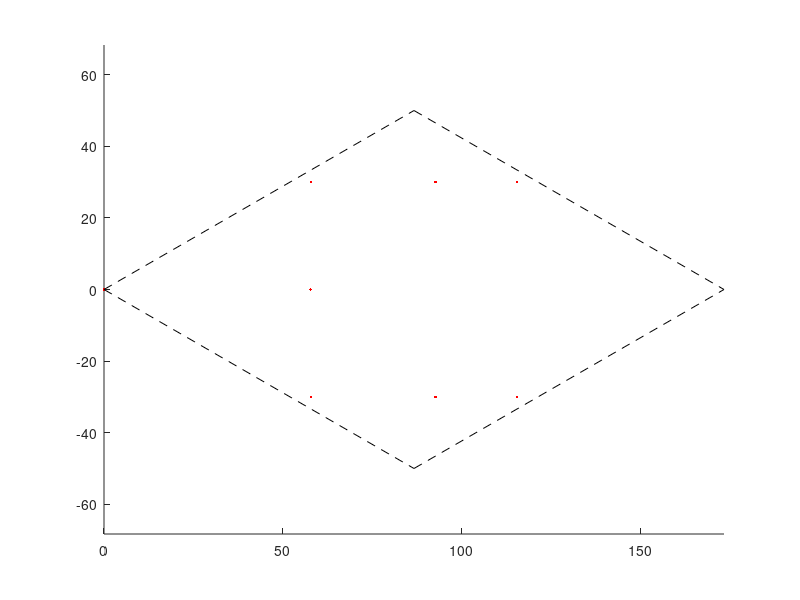

Write MATLAB code to recreate this figure. (Note: this script raises an error after producing the figure.)
y_pos = 30;

sc_t1 = 100*[1 0]';
sc_t2 = 100*[1/2 sqrt(3)/2]';

rot_theta = (pi/180)*0.5;

A = [sc_t1 sc_t2];
G = 2*pi*inv(A);
sc_b1 = G(1,:);
sc_b2 = G(2,:);

sc_centerline = (sc_t1 + sc_t2);
fix_theta = angle(sc_centerline(1) + 1j*sc_centerline(2));
R = [cos(fix_theta) sin(fix_theta); -sin(fix_theta) cos(fix_theta)];
rot_centerline = R*sc_centerline;
rot_b1 = R*sc_b1(1:2)';
rot_b2 = R*sc_b2(1:2)';

sym_test_pos(1,:) = [rot_centerline(1)/2+6 y_pos];
sym_test_pos(2,:) = [rot_centerline(1)/2+6 -y_pos];
sym_test_pos(3,:) = [rot_centerline(1)/3 y_pos];
sym_test_pos(4,:) = [rot_centerline(1)/3 -y_pos];
sym_test_pos(5,:) = [2*rot_centerline(1)/3 y_pos];
sym_test_pos(6,:) = [2*rot_centerline(1)/3 -y_pos];
sym_test_pos(7,:) = [rot_centerline(1)/3 0]; % AB stacking
sym_test_pos(8,:) = [0 0]; % AA stacking

clf
hold on
plot(sym_test_pos(:,1), sym_test_pos(:,2),'.r');
rot_t1 = R*sc_t1;
rot_t2 = R*sc_t2;
plot([0 rot_t1(1)],[0 rot_t1(2)],'--k')
plot([0 rot_t2(1)],[0 rot_t2(2)],'--k')
plot(rot_t2(1)+[0 rot_t1(1)],rot_t2(2)+[0 rot_t1(2)],'--k')
plot(rot_t1(1)+[0 rot_t2(1)],rot_t1(2)+[0 rot_t2(2)],'--k')
axis equal

sym_test_disp = Relax_model_Stephen_ver3(rot_theta,rot_b1,rot_b2,sc_t1,sc_t2,0,sym_test_pos);

for l = 1:3
    error_table(l,1) = sym_test_disp(2*l - 1,1) + sym_test_disp(2*l,1);
    error_table(l,2) = sym_test_disp(2*l - 1,2) - sym_test_disp(2*l,2);
    error_table(l,3) = sym_test_disp(2*l - 1,3) - sym_test_disp(2*l,3);
end
error_table
%max(abs(sym_test_disp(:,3)))*2

%%

% filepath is where the relaxation data is located!
%filepath = './sweep_coeffs2/';
filepath = './0p1_30p0_k25_08-24-2018/';
% load the fourier coeff data
theta_list = dlmread([filepath 'thetas.txt']);
coeffs_x = dlmread([filepath 'coeffs_x.txt']);
coeffs_y = dlmread([filepath 'coeffs_y.txt']);
coeffs_z = dlmread([filepath 'coeffs_z.txt']);

% get the distance between theta samples
d_theta = theta_list(2) - theta_list(1);

% convert to degrees
tar_theta = rot_theta*180/pi;

% interpolate coefficients from nearest values in theta_list
[interp_diff, nearest_theta] = min(abs(tar_theta - theta_list));
if (tar_theta - theta_list(nearest_theta) < 0 )
   nearest_theta = nearest_theta - 1;
   interp_diff = -interp_diff+d_theta;
end
interp_diff = interp_diff/d_theta;

coeffs_1 = [coeffs_x(:,nearest_theta) coeffs_y(:,nearest_theta) coeffs_z(:,nearest_theta)];
coeffs_2 = [coeffs_x(:,nearest_theta+1) coeffs_y(:,nearest_theta+1) coeffs_z(:,nearest_theta+1)];
coeffs = coeffs_1*(1-interp_diff) + coeffs_2*interp_diff;

b1_t = atan2(rot_b1(2),rot_b1(1));
b1_rot = [cos(b1_t) -sin(b1_t);
            sin(b1_t)  cos(b1_t)]; 
coeffs_xh = coeffs(:,1);
coeffs_yh = coeffs(:,2);
coeffs(:,1) = b1_rot(1,1)*coeffs_xh + b1_rot(1,2)*coeffs_yh;
coeffs(:,2) = b1_rot(2,1)*coeffs_xh + b1_rot(2,2)*coeffs_yh;

max_k = 25;
%max_k = 2;
idx = 1;

atom_pos_list = sym_test_pos;
N = length(atom_pos_list);

% set up some temporary vectors for storing displacements (might need to
% rotate them into a different basis at end)
disp_x = zeros(N,1);
disp_y = zeros(N,1);
disp_z = zeros(N,1);

rot = [cosd(60) -sind(60);
        sind(60)  cosd(60)];
 
% manually clean up the z-component symmetry!
for i = 0:max_k
   pivot = i/2;

   if mod(i,2) == 0
       sep = 1.0;
   else
       sep = 0.5;
   end
   
   while (pivot + sep) < i
       tar_j_p = pivot + sep;
       tar_j_m = pivot - sep;
       
       p_idx = 1 + (i-1)*i/2 + tar_j_p+1;
       m_idx = 1 + (i-1)*i/2 + tar_j_m+1;
       coeffs(p_idx,3) = (coeffs(p_idx,3) + coeffs(m_idx,3)) / 2;
       coeffs(m_idx,3) = coeffs(p_idx,3);
       sep = sep+1;
   end
   
end
clear fourier_comps
% loop over fourier componenet
for i = 0:max_k
    for j = 0:max((i-1),0)
        r_max = 2;
        if (i == 0)
            % dont do any rotations for the [0, 0] component
           r_max = 0; 
        end
        % loop for 3 symm. rotated directions
        for r_idx = 0:r_max
            
            k1 = rot^(r_idx)*(i*rot_b1 + j*rot_b2);
            fourier_comps(idx,:) = [i j];
            
            c = rot^(r_idx)*[coeffs(idx,1:2)]';
    
            % coeffs are for the exp(1i*k*r), but we can use their trig
            % representations by multiplying by 2 and doing just 3 r_idx's
            disp_x = disp_x + c(1)         * 2*sin(k1(1)*atom_pos_list(:,1) + k1(2)*atom_pos_list(:,2));
            disp_y = disp_y + c(2)         * 2*sin(k1(1)*atom_pos_list(:,1) + k1(2)*atom_pos_list(:,2));
            disp_z = disp_z + coeffs(idx,3)* 2*cos(k1(1)*atom_pos_list(:,1) + k1(2)*atom_pos_list(:,2));

        end
        
        idx = idx+1;

    end
end

sym_test_disp = [disp_x disp_y disp_z];
for l = 1:3
    error_table(l,1) = sym_test_disp(2*l - 1,1) + sym_test_disp(2*l,1);
    error_table(l,2) = sym_test_disp(2*l - 1,2) - sym_test_disp(2*l,2);
    error_table(l,3) = sym_test_disp(2*l - 1,3) - sym_test_disp(2*l,3);
end
error_table
%max(abs(sym_test_disp(:,3)))*2